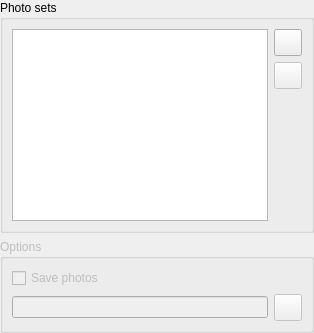
<?xml version="1.0" encoding="UTF-8"?>
<ui version="4.0">
 <class>HttpSettingsWidget</class>
 <widget class="QWidget" name="HttpSettingsWidget">
  <layout class="QVBoxLayout" name="verticalLayout">
   <property name="margin">
    <number>0</number>
   </property>
   <item>
    <widget class="QGroupBox" name="gbSets">
     <property name="title">
      <string>Photo sets</string>
     </property>
     <layout class="QGridLayout" name="gridLayout_6">
      <item row="0" column="1">
       <layout class="QVBoxLayout" name="verticalLayout_7">
        <item>
         <widget class="QToolButton" name="tbAdd">
          <property name="toolTip">
           <string>Add a photo set</string>
          </property>
          <property name="text">
           <string/>
          </property>
          <property name="icon">
           <iconset resource="../res/images.qrc">
            <normaloff>:/images/add</normaloff>:/images/add</iconset>
          </property>
          <property name="iconSize">
           <size>
            <width>20</width>
            <height>20</height>
           </size>
          </property>
         </widget>
        </item>
        <item>
         <widget class="QToolButton" name="tbDel">
          <property name="enabled">
           <bool>false</bool>
          </property>
          <property name="toolTip">
           <string>Delete photo set</string>
          </property>
          <property name="text">
           <string/>
          </property>
          <property name="icon">
           <iconset resource="../res/images.qrc">
            <normaloff>:/images/delete</normaloff>:/images/delete</iconset>
          </property>
          <property name="iconSize">
           <size>
            <width>20</width>
            <height>20</height>
           </size>
          </property>
         </widget>
        </item>
        <item>
         <spacer name="verticalSpacer_5">
          <property name="orientation">
           <enum>Qt::Vertical</enum>
          </property>
          <property name="sizeHint" stdset="0">
           <size>
            <width>20</width>
            <height>40</height>
           </size>
          </property>
         </spacer>
        </item>
       </layout>
      </item>
      <item row="0" column="0">
       <widget class="QListView" name="lvSets">
        <property name="alternatingRowColors">
         <bool>true</bool>
        </property>
        <property name="selectionMode">
         <enum>QAbstractItemView::ExtendedSelection</enum>
        </property>
        <property name="uniformItemSizes">
         <bool>false</bool>
        </property>
       </widget>
      </item>
     </layout>
    </widget>
   </item>
   <item>
    <widget class="QGroupBox" name="gbOptions">
     <property name="enabled">
      <bool>false</bool>
     </property>
     <property name="title">
      <string>Options</string>
     </property>
     <layout class="QVBoxLayout" name="verticalLayout_10">
      <item>
       <widget class="QCheckBox" name="cbSavePhotos">
        <property name="text">
         <string>Save photos</string>
        </property>
       </widget>
      </item>
      <item>
       <layout class="QHBoxLayout" name="horizontalLayout_5">
        <item>
         <widget class="QLineEdit" name="lePhotosPath">
          <property name="enabled">
           <bool>false</bool>
          </property>
         </widget>
        </item>
        <item>
         <widget class="QToolButton" name="tbPhotosPath">
          <property name="enabled">
           <bool>false</bool>
          </property>
          <property name="text">
           <string/>
          </property>
          <property name="icon">
           <iconset resource="../res/images.qrc">
            <normaloff>:/images/folder</normaloff>:/images/folder</iconset>
          </property>
          <property name="iconSize">
           <size>
            <width>20</width>
            <height>20</height>
           </size>
          </property>
         </widget>
        </item>
       </layout>
      </item>
     </layout>
    </widget>
   </item>
  </layout>
 </widget>
 <resources>
  <include location="../res/images.qrc"/>
 </resources>
 <connections/>
 <slots>
  <slot>updatePath()</slot>
 </slots>
</ui>
